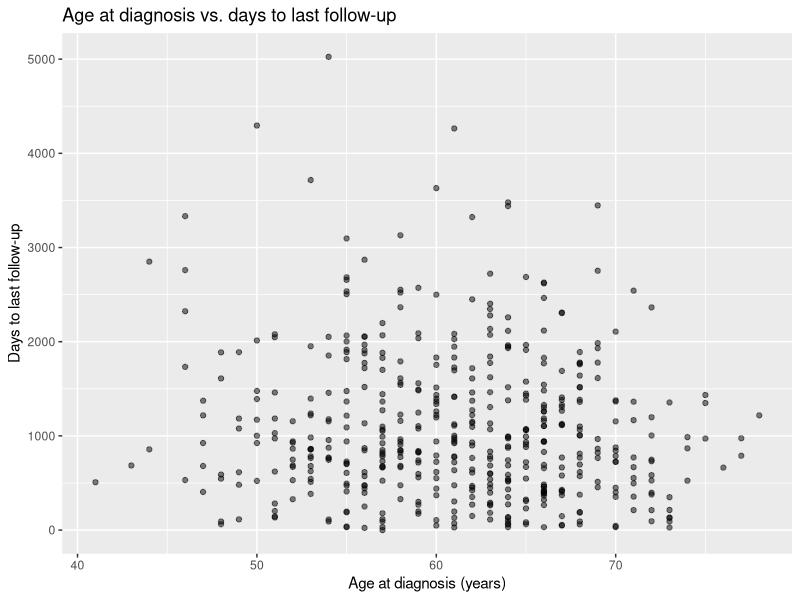
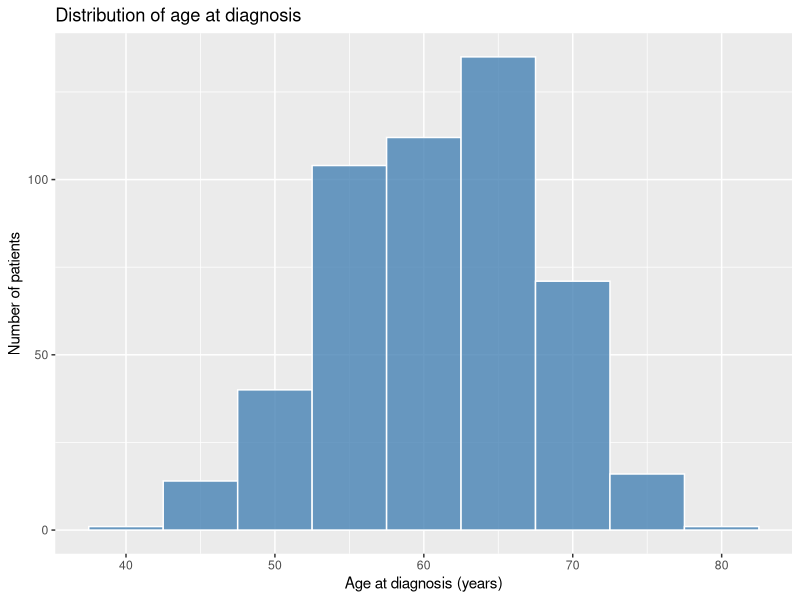
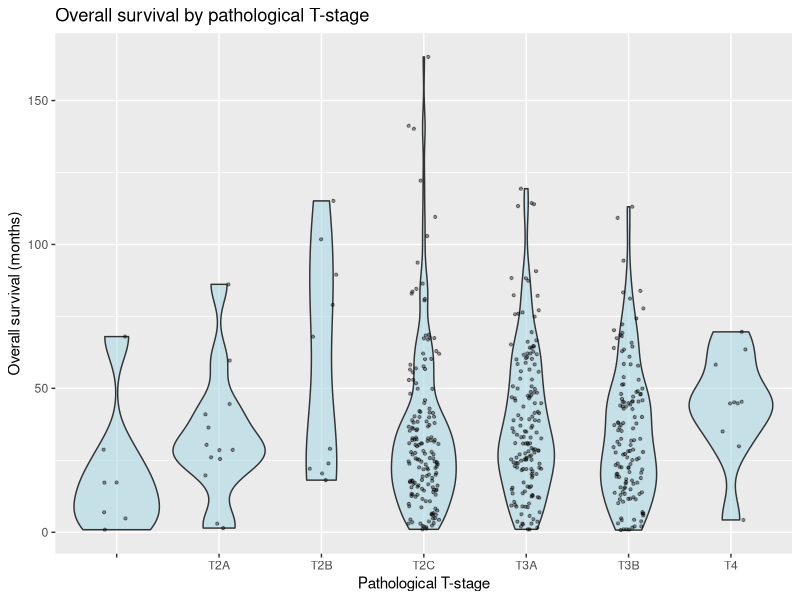

These charts were generated, in order, by the following R code:
## ---- chunk 1
knitr::opts_chunk$set(echo = TRUE, warning = FALSE, message = FALSE)
## ---- chunk 2
library(here)
library(ggplot2)
## ---- chunk 3
# Shows the project root on your machine
here::here()
## ---- chunk 4
clinical_data <- read.csv(
  file             = here("data", "prad_tcga_pan_can_atlas_2018", "data_clinical_patient.txt"),
  header           = TRUE,
  skip             = 4,
  sep              = "\t",
  stringsAsFactors = FALSE
)
## ---- chunk 5
# Preview the first 6 rows
head(clinical_data)
## ---- chunk 6
# Column names, types, and a sample of values
str(clinical_data)
## ---- chunk 7
# Statistical summary of each column
summary(clinical_data)
## ---- chunk 8
ggplot(clinical_data, aes(x = AGE, y = DAYS_LAST_FOLLOWUP)) +
  geom_point(alpha = 0.5) +
  labs(
    title = "Age at diagnosis vs. days to last follow-up",
    x     = "Age at diagnosis (years)",
    y     = "Days to last follow-up"
  )
## ---- chunk 9
ggplot(clinical_data, aes(x = AGE)) +
  geom_histogram(binwidth = 5, fill = "steelblue", color = "white", alpha = 0.8) +
  labs(
    title = "Distribution of age at diagnosis",
    x     = "Age at diagnosis (years)",
    y     = "Number of patients"
  )
## ---- chunk 10
ggplot(clinical_data, aes(x = PATH_T_STAGE, y = OS_MONTHS)) +
  geom_violin(fill = "lightblue", alpha = 0.6) +
  geom_jitter(width = 0.15, alpha = 0.4, size = 0.8) +
  labs(
    title = "Overall survival by pathological T-stage",
    x     = "Pathological T-stage",
    y     = "Overall survival (months)"
  )
## ---- chunk 11
sessionInfo()
